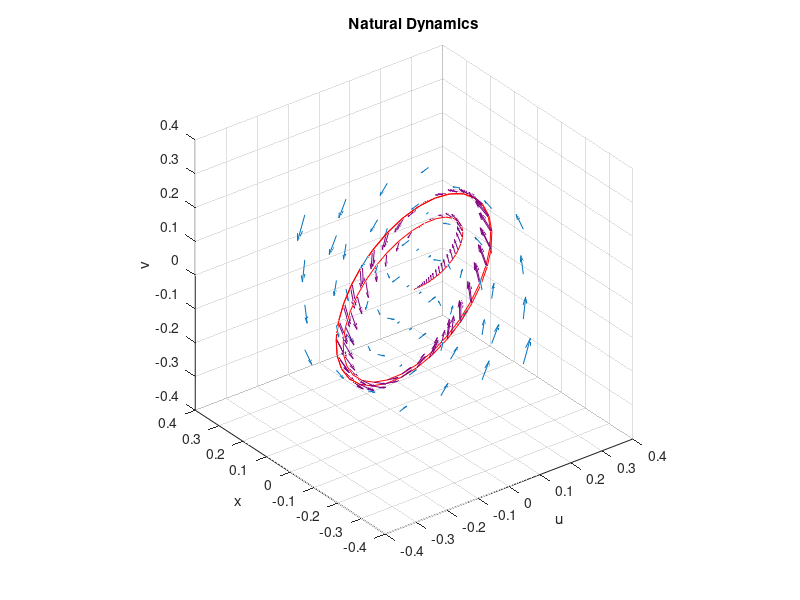

The MATLAB script that drew this image: (Note: this script raises an error after producing the figure.)
function integral_manifold

m = 1;      % Mass
c = 1;      % Damping
k = 1;      % Spring Constant
w = .731/(2*pi);  % Frequency
w = 1/(2*pi);
% w = .1;

g = 0.2;    % Input gain

fcn_phys = @(q,u) [q(2);...
                   (u - c*q(2) - k*q(1))/m];
               
fcn_ctrl_kick = @(t, q) g * sign(sin(2*pi*w*t));
fcn_ctrl_push = @(t, q) g * sin(2*pi*w*t);
fcn_ctrl_opt1 = @(t, q) g * sign(q(2));
fcn_ctrl_opt2 = @(t, q) g * sign(q(2))*exp(-1000*q(2).^2);
fcn_ctrl_opt3 = @(t, q) g * sign(q(2))*(q(2) < g/c);
fcn_ctrl_circ = @(t, q) sign(q(2))*sqrt(g^2 - q(1)^2 - q(2)^2);

%%%%%%%%%%%%%%%%%%%%%%%%%%%%%%%%%%%%%%%%%
%%% Select Control Strat
switch 2
    case 1
       fcn_u = fcn_ctrl_kick; 
    case 2
       fcn_u = fcn_ctrl_push;
    case 3
       fcn_u = fcn_ctrl_opt1;
    case 4
       fcn_u = fcn_ctrl_opt2;
    case 5
       fcn_u = fcn_ctrl_opt3;
    case 6
        fcn_u = fcn_ctrl_circ;
    otherwise
        fcn_u = @(t, q) 0;
end


fcn_sim = @(t,x) fcn_phys(x, fcn_u(t,x));

[t,q] = ode45(fcn_sim, [0,3/w], [0;.00001]);
% Calculate the control cmds sent
u_thang = zeros(1, size(q,1));
% Recreate the U-command
for i=1:size(q)
    u_thang(i) = fcn_u(t(i),q(i,:)');
end
dt = [diff(t)', diff(t((end-1):end))];

%%% PLOT %%%
%%% NOW WITH ONE MORE DIMENSION
% Plot the vector graphgs for generated
% power, power cost and total
u_s = linspace(min(u_thang), max(u_thang), 4);
x_s = linspace(min(q(:,2)), max(q(:,2)), 4);
v_s = linspace(min(q(:,2)), max(q(:,2)), 4);
[U,X,V] = meshgrid(u_s,x_s,v_s);
P_gen_u = 0*U;
P_gen_x = U;
P_gen_v = 0*V;
P_cost_u = 0*U;
P_cost_x = -2*c*V;
P_cost_v = 0*X;
P_total_u = P_gen_u + P_cost_u;
P_total_x = P_gen_x + P_cost_x;
P_total_v = P_gen_v + P_cost_v;


figure(17301)
clf
quiver3(U,X,V, 0*U, V, (U - k*X - c*V)/m)
hold on
plot3( u_thang,q(:,1), q(:,2), 'r')
quiver3(u_thang', q(:,1), q(:,2),...
        0*u_thang', q(:,2), (u_thang' - k*q(:,1) - c*q(:,2))/m, 'Color', [.5, 0, .5])
xlabel('u')
ylabel('x')
zlabel('v')
title('Natural Dynamics')
axis square


%%%%%%%%%%%%%%%%%%%%%%%%%%%%%%%%%%%%%%%%%%%%%%%%%%%%%%%%%%%%%%%%%%%%%%%%%%%
% Looking at Lie brackets and such now
%%%%%%%%%%%%%%%%%%%%%%%%%%%%%%%%%%%%%%%%%%%%%%%%%%%%%%%%%%%%%%%%%%%%%%%%%%%

% Vector field functions
% Passive dynamics
fcn_g_1 = @(q,u) [q(2);...
                  -(c*q(2) + k*q(1))/m];
% Force input
fcn_g_2 = @(q,u) [0;...
                  u/m];
              
% Symbols
x = sym('x',[2,1]);
u = sym('u');
g_1 = fcn_g_1(x,u);
g_2 = fcn_g_2(x,u);
% Lie Bracket
Lie = @(g1, g2) [diff(g2,x(1)), diff(g2,x(2))] * g1 - ...
                [diff(g1,x(1)), diff(g1,x(2))] * g2;  

G_orig = [g_1, g_2];
G_new = Lie(g_1,g_2);
G = [G_orig, G_new];
% Generate all possible Lie Brackets
for i=2:4
    G_old = G_new;
    G_new = [];
    for n = 1:size(G_old,2)
        G_new =[G_new, Lie(g_1, G_old(:,n))];
        G_new =[G_new, Lie(g_2, G_old(:,n))];
    end
    G = [G, G_new];
end

disp(G)
disp('We just need')
disp(G(:,1:3))
a = sym('a',[3,1]);
spanG = G(:,1:3)*[1;a(2:3)];
disp('Span of G')
disp(spanG)


%%% Plots
figure(17302)
clf
[X2,V2] = meshgrid(x_s,v_s);
subplot(1,3,1)
quiver(X2,V2,V2,-k/m*X2 - c/m*V2)
xlabel('x')
ylabel('v')
title('Passive')
subplot(1,3,2)
quiver(X2,V2,zeros(size(X2,1),size(X2,2)),ones(size(X2,1),size(X2,2))/m)
xlabel('x')
ylabel('v')
title('Active (Scales by u)')
subplot(1,3,3)
quiver(X2,V2,-ones(size(X2,1),size(X2,2))/m,c/m*ones(size(X2,1),size(X2,2)))
xlabel('x')
ylabel('v')
title('Lie Bracket (Scales by u)')

%%% Integral manifold in the (t,x)-space
figure(17303)
clf
plot3(t,q(:,1),q(:,2))
xlabel('time')
ylabel('x')
zlabel('v')
title('Integral manifold in (t,x)-space')
%%% Let's do some foliation!


%%% Integral Manifold slices for different frequency sinusoidal inputs
n_data = 100;
sample_times = linspace(.1,15,50);
tspan = [0,sample_times(end)];
data_x = zeros(n_data, size(sample_times, 2));
data_v = zeros(n_data, size(sample_times, 2));
data_u = zeros(n_data, size(sample_times, 2));
for i = 1:n_data
%    sol = ode45(@(t,x) fcn_phys(x,10*(i/n_data)*g*sin( .1*2*pi*w*t)), tspan, [0;0]);
   sol = ode45(@(t,x) fcn_phys(x,g*sin(1*pi*(2*(i/n_data-.5))*t)), tspan, [0;0]);
%    foo = generate_rand_func(2*(rand(12,1)-0.5));
%    sol = ode45(@(t,x) fcn_phys(x,g*foo(t/tspan(end))), tspan, [0;0]);
   for n = 1:size(sample_times, 2)
    disp(sprintf('%.d, %.d',i,n))
    tmp = deval(sol,sample_times(n));
    data_x(i,n) = tmp(1);
    data_v(i,n) = tmp(2);
    data_u(i,n) = g*sin(1*pi*(i/n_data)*sample_times(n));
   end
end
figure(17304)
clf
for n = 1:size(sample_times, 2)
    plot3(sample_times(n)*ones(n_data,1), data_x(:,n), data_v(:,n),'.')
    hold on
end
for n = 1:n_data
   plot3(sample_times, data_x(n,:), data_v(n,:),'Color',[.8,.8,.8])%)[.5,.5*n/n_data,.5])
   hold on
end
xlabel('time')
ylabel('x')
zlabel('v')
title('Monte-Carlo Integral Manifold in (t,x)-space')
% axis equal

figure(17305)
clf
for n = 1:n_data
    plot3(data_u(n,:), data_x(n,:), data_v(n,:),'Color',[.6,.6,.6])
    hold on
end
% for n = 1:n_data
%    plot3(sample_times, data_x(n,:), data_v(n,:),'Color',[.8,.8,.8])%)[.5,.5*n/n_data,.5])
%    hold on
% end
xlabel('u')
ylabel('x')
zlabel('v')
title('Monte-Carlo Integral Manifold in (u,x)-space')
% axis equal


end